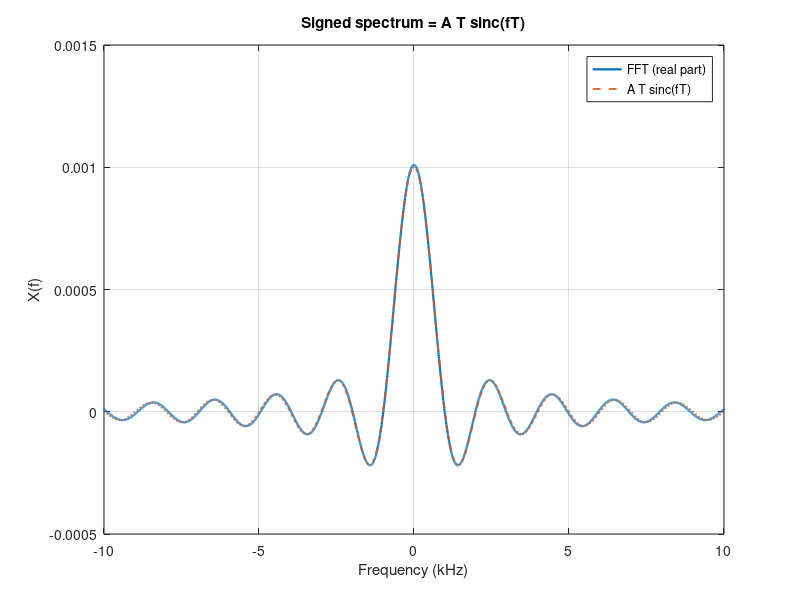

Source code (MATLAB):
% Signed FFT of a rectangular pulse that matches AT*sinc(fT)
clear; close all; clc;

A  = 1;
T  = 1e-3;          % pulse width [s]
fs = 1e5;           % sampling rate [Hz]
N  = 2^14;          % FFT length (power of 2)
dt = 1/fs;

% Time grid centered at 0 (for constructing x only)
t = (-N/2:N/2-1)/fs;

% Rect pulse (exactly centered and T is integer multiple of dt)
x = A * (abs(t) <= T/2);

% *** Key line: move time-zero sample to index 1 before FFT ***

Xf = fftshift( fft( ifftshift(x), N ) ) * dt;
%Xf = fftshift( fft( ifftshift(x)) );


% Frequency axis (Hz)
f = (-N/2:N/2-1) * (fs/N);

% Theory: MATLAB sinc(u) = sin(pi*u)/(pi*u)
X_theory = A*T * sinc(f*T);

% Plot signed spectrum (real, should overlay theory)
figure;
plot(f/1e3, real(Xf), 'LineWidth', 1.6); hold on;
plot(f/1e3, X_theory, '--', 'LineWidth', 1.2);
grid on; xlim([-10/T 10/T]/1e3);
xlabel('Frequency (kHz)'); ylabel('X(f)');
title('Signed spectrum = A T sinc(fT)');
legend('FFT (real part)', 'A T sinc(fT)', 'Location','best');
